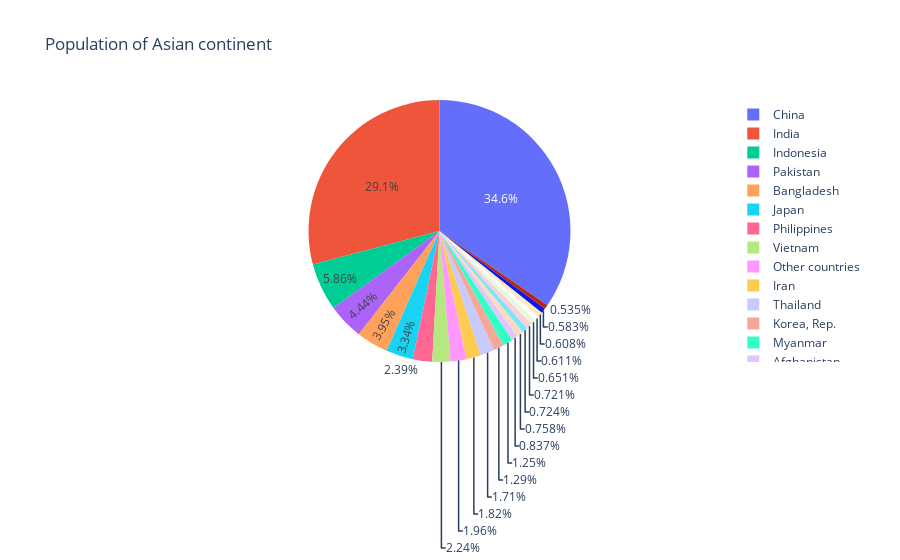

Notebook source saved alongside this figure:
### Code cell
import plotly.express as px
df = px.data.gapminder().query("year == 2007").query("continent == 'Asia'")
df.loc[df['pop'] < 20.e6, 'country'] = 'Other countries' # Represent only large countries
fig = px.pie(df, values='pop', names='country', title='Population of Asian continent')
fig.show()

### Figure 1 — Plotly figure (JSON) as saved in the notebook; plotly's stock layout.template omitted (floating-point values rounded to 4 significant figures)
{"data": [{"domain": {"x": [0, 1], "y": [0, 1]}, "hovertemplate": "country=%{label}<br>pop=%{value}<extra></extra>", "labels": ["Afghanistan", "Other countries", "Bangladesh", "Other countries", "China", "Other countries", "India", "Indonesia", "Iran", "Iraq", "Other countries", "Japan", "Other countries", "Korea, Dem. Rep.", "Korea, Rep.", "Other countries", "Other countries", "Malaysia", "Other countries", "Myanmar", "Nepal", "Other countries", "Pakistan", "Philippines", "Saudi Arabia", "Other countries", "Sri Lanka", "Other countries", "Taiwan", "Thailand", "Vietnam", "Other countries", "Yemen, Rep."], "legendgroup": "", "name": "", "showlegend": true, "type": "pie", "values": [31889923, 708573, 150448339, 14131858, 1318683096, 6980412, 1110396331, 223547000, 69453570, 27499638, 6426679, 127467972, 6053193, 23301725, 49044790, 2505559, 3921278, 24821286, 2874127, 47761980, 28901790, 3204897, 169270617, 91077287, 27601038, 4553009, 20378239, 19314747, 23174294, 65068149, 85262356, 4018332, 22211743]}], "layout": {"legend": {"tracegroupgap": 0}, "title": {"text": "Population of Asian continent"}}}
